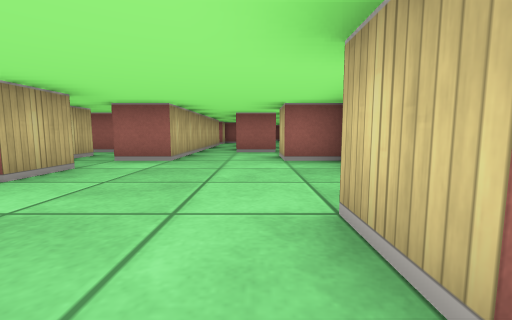
[1] (above)

13 first-person views from a walk through a cub3D ray-caster map. The camera is about half as high as the walls, tilts 6° down and sees 90° across. The floor is counted in squares. Each view is taken from the middle of a square. On the plan, view 1 faces up. The plan holds only what a view shows up to about 9 squares ahead; the rest is blank.

[2]
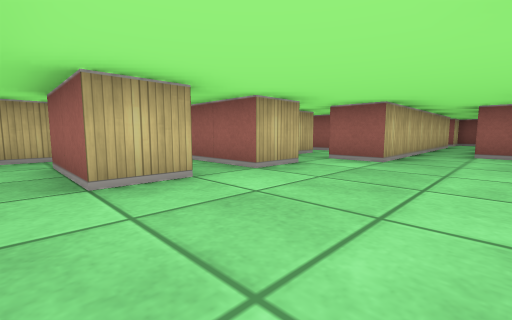

[3]
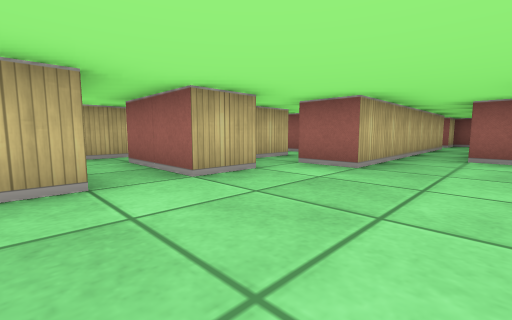

[4]
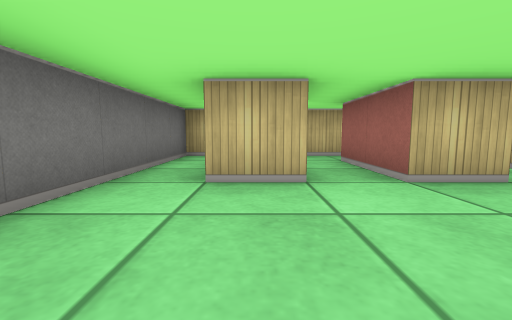

[5]
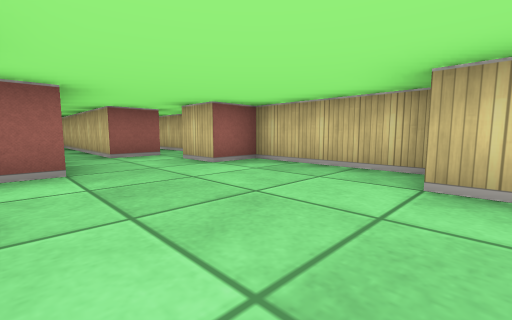

[6]
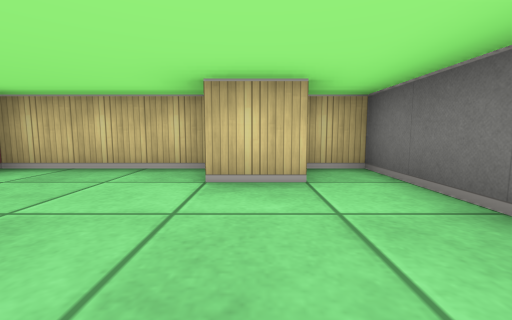

[7]
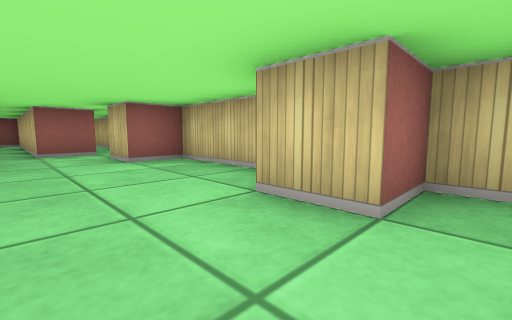

[8]
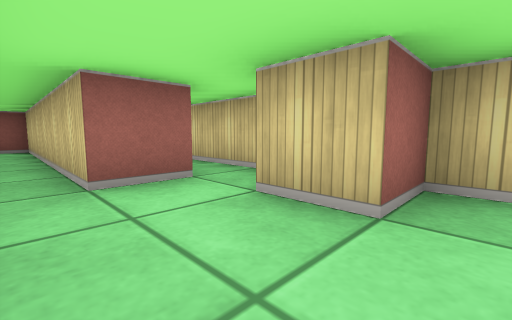

[9]
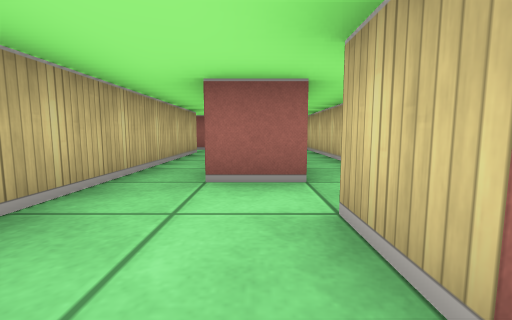

[10]
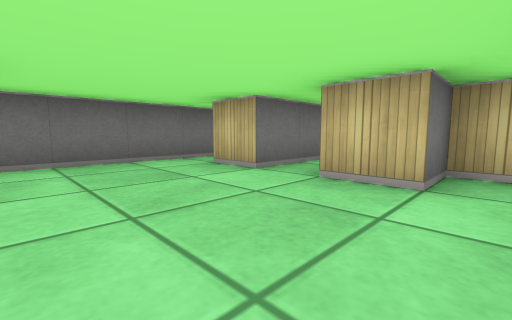

[11]
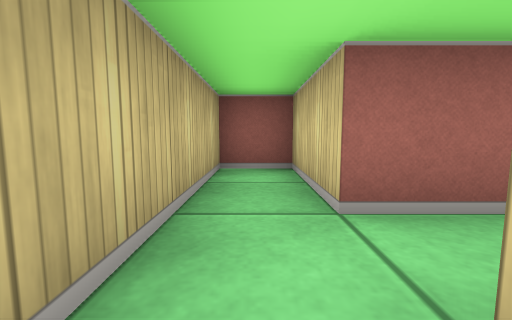

[12]
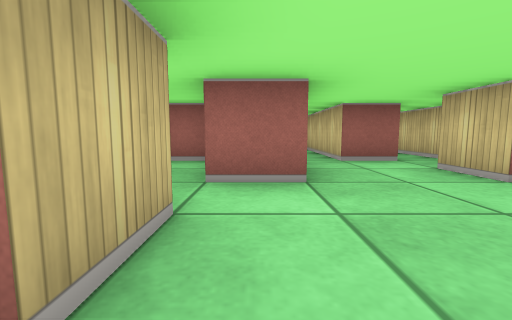

[13]
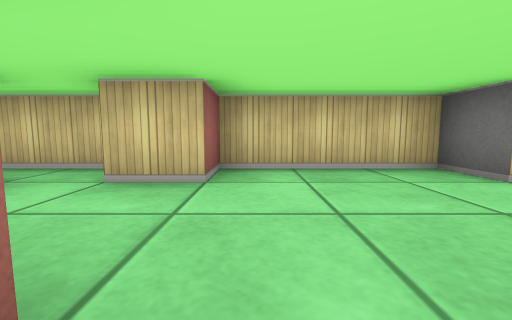

### Floor plan
Points are (right, up) in squares from view 1. A wall is a line through its corners. A room is listed if a view was taken in it or the views show most of it. See-through windows are left out.
Room 1 (views 1, 2, 3, 4, 5, 6, 7, 8, 9, 10, 12, 13)
walls: (-0.5, 6.5) (-0.5, 12.5) (-1.5, 12.5) (-1.5, 11.5); (-3.5, 5.6) (-3.5, 3.5) (-2.5, 3.5) (-2.5, 2.5) (-4.5, 2.5); (-4.2, 1.5) (-2.5, 1.5) (-2.5, 0.5) (-4.5, 0.5); (-4.5, -0.5) (1.5, -0.5) (1.5, 0.5) (0.5, 0.5) (0.5, 1.5) (1.5, 1.5) (1.5, 4.5) (0.5, 4.5) (0.5, 5.5); (-1.5, 10.6) (-1.5, 4.5) (-2.5, 4.5)
ways out: opening at (-3.5, 2) to room 2; opening at (-3, 5) to room 3; opening at (-3.5, 0) to room 4; opening at (0, 6)
Room 2 (view 11)
walls: (-4.5, 2.5) (-4.5, 4.5) (-5.5, 4.5) (-5.5, 0.5)
ways out: opening at (-3.5, 2) to room 1; opening at (-5, 1) to room 4
Room 3 (no view inside)
walls: (-2.9, 6.5) (-4.4, 6.5)
ways out: opening at (-3, 5) to room 1; opening at (-4, 6)
Room 4 (no view inside)
walls: (-5.5, 0.5) (-5.5, -0.5) (-4.5, -0.5)
ways out: opening at (-3.5, 0) to room 1; opening at (-5, 1) to room 2

Where each view was taken, in squares from view 1:
view 1: 0 up, 0 right, facing up
view 2: 0 up, 0 right, facing up-left
view 3: 1 up, 0 right, facing up-left
view 4: 1 up, 0 right, facing left
view 5: 1 up, 2 left, facing up-right
view 6: 1 up, 2 left, facing right
view 7: 0 up, 1 left, facing up-right
view 8: 4 up, 1 left, facing up-right
view 9: 4 up, 0 right, facing up
view 10: 4 up, 0 right, facing down-left
view 11: 1 up, 5 left, facing up
view 12: 2 up, 2 left, facing up
view 13: 4 up, 2 left, facing right
